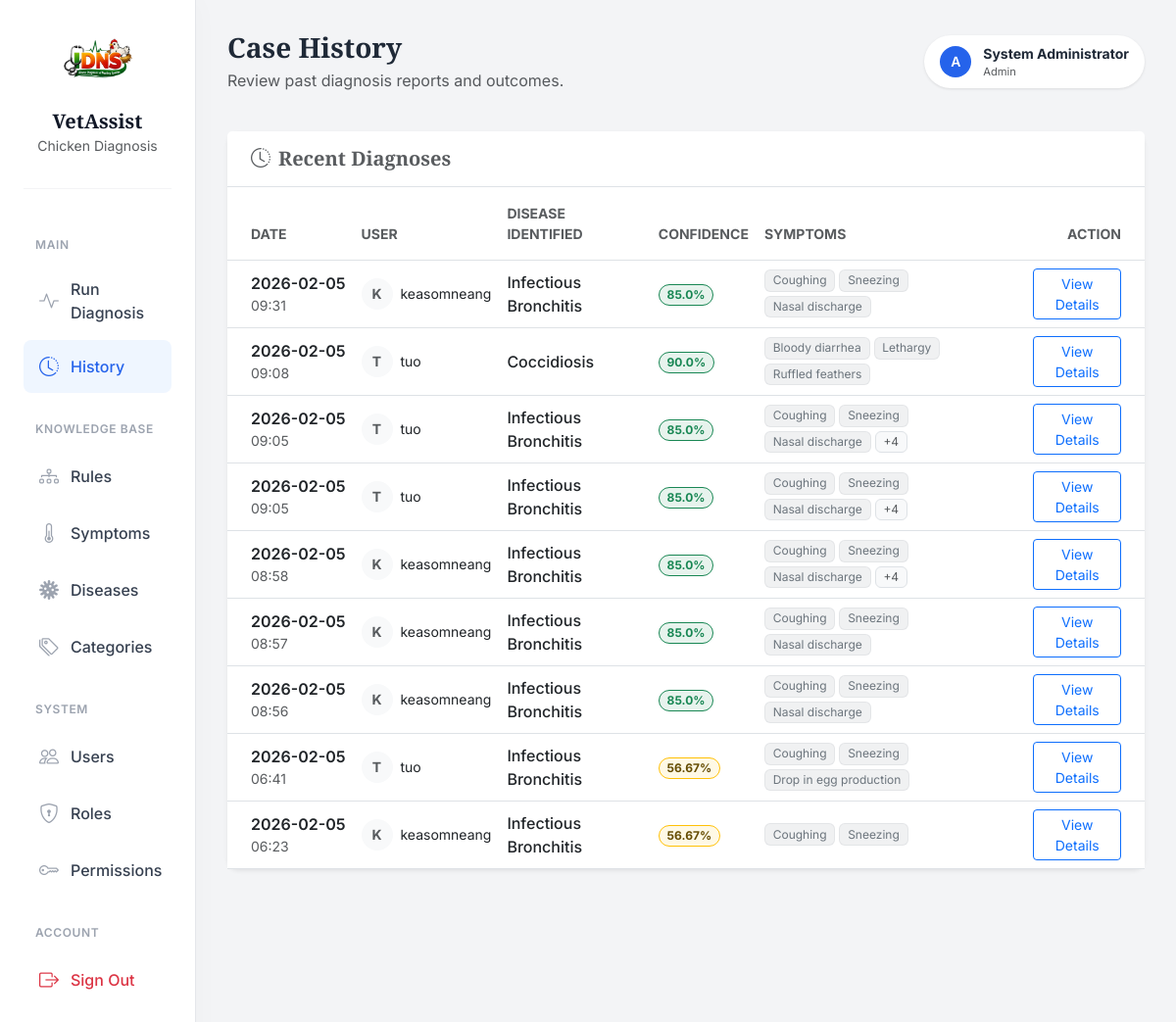
Before: /expert-system/cases (signed in) with the older database file.
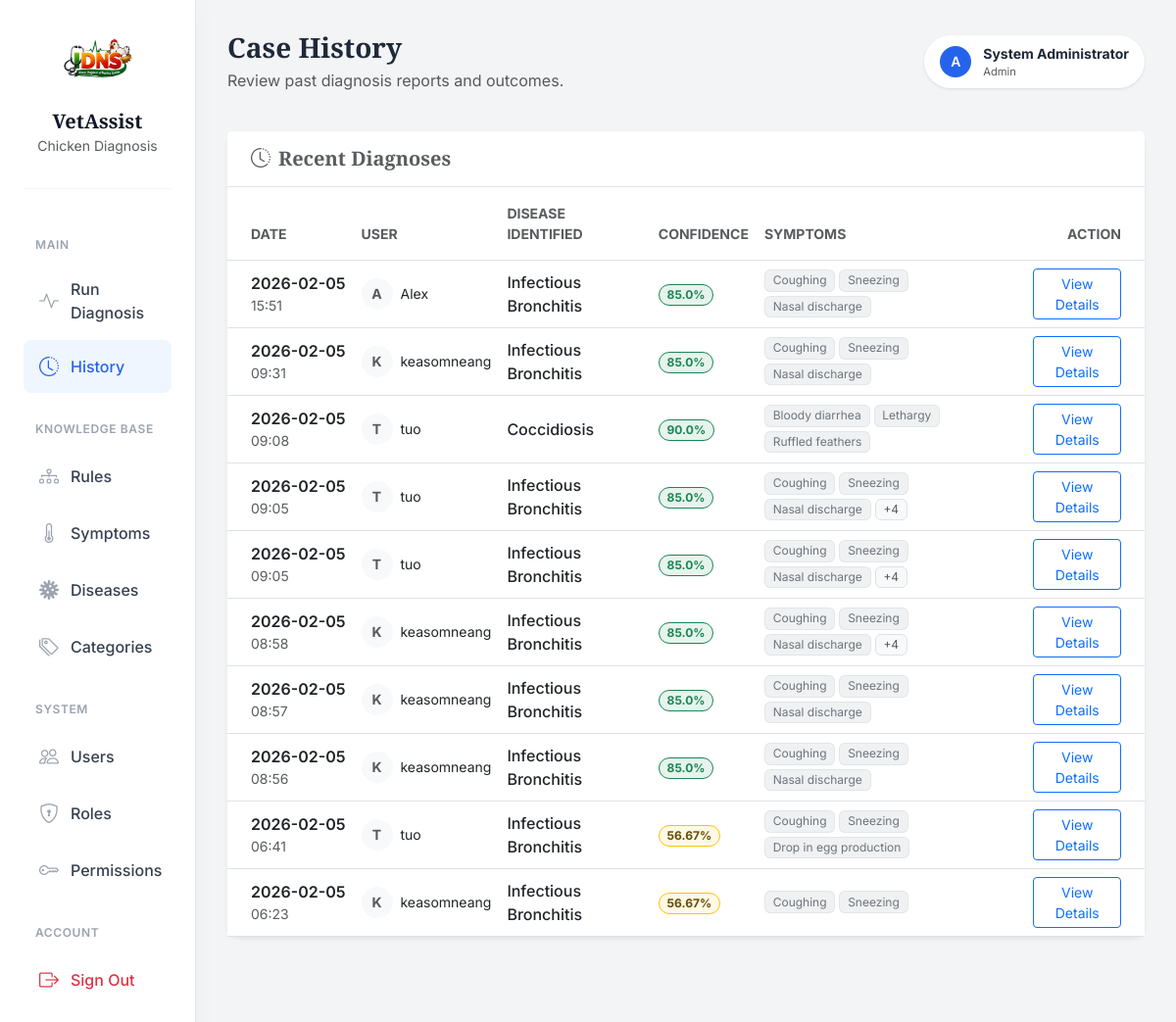
After: the same page with the newer database file.
### app/models/user.py (models this page shows, shortened)
class UserTable(UserMixin, db.Model):
    __tablename__ = "tbl_users"
    id = db.Column(db.Integer, db.Sequence('seq_users_id'), primary_key=True)
    username = db.Column(db.String(80), unique=True, nullable=False)
    email = db.Column(db.String(120), unique=True, nullable=False)
    full_name = db.Column(db.String(120), nullable=False)
    is_active = db.Column(db.Boolean, default=True, nullable=False)
    password_hash = db.Column(db.String(255), nullable=False)
    created_at = db.Column(db.DateTime, default=datetime.utcnow, nullable=False)
    updated_at = db.Column(db.DateTime, default=datetime.utcnow, onupdate=datetime.utcnow, nullable=False)
    roles = db.relationship("RoleTable", secondary=tbl_user_roles, back_populates="users")
    def has_role(self, role_name: str) -> bool:
        return any(role.name == role_name for role in self.roles)
    def get_permission_codes(self) -> set[str]:
        return {perm.code for role in self.roles for perm in role.permissions}
    def has_permission(self, permission_code: str) -> bool:
        return permission_code in self.get_permission_codes()

### app/models/role.py (models this page shows, shortened)
class RoleTable(db.Model):
    __tablename__= "tbl_roles"
    id = db.Column(db.Integer, db.Sequence('seq_roles_id'), primary_key=True)
    name = db.Column(db.String(80), unique=True, nullable=False)
    description = db.Column(db.String(255))
    created_at = db.Column(db.DateTime, default=datetime.utcnow, nullable=False)
    updated_at = db.Column(db.DateTime, default=datetime.utcnow, onupdate=datetime.utcnow, nullable=False)
    users = db.relationship("UserTable", secondary=tbl_user_roles,back_populates="roles" )
    permissions = db.relationship("PermissionTable", secondary=tbl_role_permissions, back_populates="roles")

### app/models/expert_system.py (models this page shows, shortened)
class Case(db.Model):
    __tablename__ = "tbl_cases"
    id = db.Column(db.Integer, db.Sequence('seq_cases_id'), primary_key=True)
    user_id = db.Column(db.Integer, db.ForeignKey("tbl_users.id"))
    disease_id = db.Column(db.Integer, db.ForeignKey("tbl_diseases.id"))
    confidence = db.Column(db.Float)
    created_at = db.Column(db.DateTime, default=datetime.utcnow, nullable=False)
    symptoms = db.relationship(
        "Symptom",
        secondary=tbl_cases_symptoms,
        back_populates="cases",
    )
    disease = db.relationship("Disease", back_populates="cases")
    user = db.relationship("UserTable")

class Disease(db.Model):
    __tablename__ = "tbl_diseases"
    id = db.Column(db.Integer, db.Sequence('seq_diseases_id'), primary_key=True)
    name = db.Column(db.String(120), unique=True, nullable=False)
    description = db.Column(db.String(255), nullable=False)
    treatment = db.Column(db.String(255), nullable=False)
    category_id = db.Column(db.Integer, db.ForeignKey("tbl_categories.id"))
    created_at = db.Column(db.DateTime, default=datetime.utcnow, nullable=False)
    category = db.relationship("Category", back_populates="diseases")
    rules = db.relationship("Rule", back_populates="disease", cascade="all, delete-orphan")
    cases = db.relationship("Case", back_populates="disease")

class Symptom(db.Model):
    __tablename__ = "tbl_symptoms"
    id = db.Column(db.Integer, db.Sequence('seq_symptoms_id'), primary_key=True)
    name = db.Column(db.String(120), unique=True, nullable=False)
    description = db.Column(db.String(255))
    created_at = db.Column(db.DateTime, default=datetime.utcnow, nullable=False)
    cases = db.relationship(
        "Case",
        secondary=tbl_cases_symptoms,
        back_populates="symptoms",
    )
    rules = db.relationship(
        "Rule",
        secondary=tbl_rules_symptoms,
        back_populates="symptoms",
    )

### app/routes/expert_system.py (the view)
@expert_system_bp.route("/cases")
@login_required
@require_permission("view_cases")
def cases_index():
    if current_user.has_role("Admin") or current_user.has_role("Doctor"):
        cases = CaseService.get_all()
    else:
        cases = CaseService.get_by_user(current_user.id)
    return render_template("expert_system/cases/index.html", cases=cases)

### app/templates/expert_system/cases/index.html (shortened to what this page needs)
{% extends "layouts/base.html" %}
{% block page_title %}Case History{% endblock %}
{% block page_subtitle %}Review past diagnosis reports and outcomes.{% endblock %}
{% block content %}
<div class="card border-0 shadow-sm">
    <div class="card-header bg-white py-3 border-bottom">
        <div class="d-flex justify-content-between align-items-center">
            <h5 class="mb-0 fw-bold text-muted">
                <i class="bi bi-clock-history me-2"></i>Recent Diagnoses
            </h5>
        </div>
    </div>
    <div class="table-responsive">
        <table class="table table-hover align-middle mb-0">
            <thead class="bg-light">
                <tr>
                    <th class="ps-4 py-3 text-uppercase small fw-bold text-muted">Date</th>
                    {% if current_user.has_role('Admin') or current_user.has_role('Doctor') %}
                    <th class="py-3 text-uppercase small fw-bold text-muted">User</th>
                    {% endif %}
                    <th class="py-3 text-uppercase small fw-bold text-muted">Disease Identified</th>
                    <th class="py-3 text-uppercase small fw-bold text-muted">Confidence</th>
                    <th class="py-3 text-uppercase small fw-bold text-muted">Symptoms</th>
                    <th class="pe-4 py-3 text-end text-uppercase small fw-bold text-muted">Action</th>
                </tr>
            </thead>
            <tbody>
                {% for case in cases %}
                <tr>
                    <td class="ps-4 text-nowrap">
                        <div class="fw-semibold">{{ case.created_at.strftime('%Y-%m-%d') }}</div>
                        <div class="small text-muted">{{ case.created_at.strftime('%H:%M') }}</div>
                    </td>
                    {% if current_user.has_role('Admin') or current_user.has_role('Doctor') %}
                    <td>
                        <div class="d-flex align-items-center">
                            <div class="bg-light rounded-circle d-flex align-items-center justify-content-center me-2" style="width: 32px; height: 32px;">
                                <span class="small fw-bold text-muted">{{ case.user.username[0]|upper if case.user else '?' }}</span>
                            </div>
                            <span class="small">{{ case.user.username if case.user else 'Unknown' }}</span>
                        </div>
                    </td>
                    {% endif %}
                    <td>
                        {% if case.disease %}
                            <span class="fw-medium text-dark">{{ case.disease.name }}</span>
                        {% else %}
                            <span class="text-muted fst-italic">Unknown</span>
                        {% endif %}
                    </td>
                    <td>
                        {% if case.confidence is not none %}
                            <span class="badge rounded-pill {% if case.confidence > 80 %}bg-success{% elif case.confidence > 50 %}bg-warning text-dark{% else %}bg-danger{% endif %} bg-opacity-10 border {% if case.confidence > 80 %}border-success text-success{% elif case.confidence > 50 %}border-warning text-warning-emphasis{% else %}border-danger text-danger{% endif %}">
                                {{ case.confidence }}%
                            </span>
                        {% else %}
                            <span class="text-muted">-</span>
                        {% endif %}
                    </td>
                    <td>
                        <div class="d-flex flex-wrap gap-1" style="max-width: 300px;">
                            {% for s in case.symptoms[:3] %}
                            <span class="badge bg-secondary bg-opacity-10 text-secondary border border-secondary border-opacity-10 fw-normal">{{ s.name }}</span>
                            {% endfor %}
                            {% if case.symptoms|length > 3 %}
                            <span class="badge bg-light text-muted border fw-normal">+{{ case.symptoms|length - 3 }}</span>
                            {% endif %}
                        </div>
                    </td>
                    <td class="pe-4 text-end">
                        <a href="{{ url_for('expert_system.cases_detail', case_id=case.id) }}" class="btn btn-sm btn-outline-primary">
                            View Details
                        </a>
                    </td>
                </tr>
                {% endfor %}
            </tbody>
        </table>
    </div>
</div>
{% endblock %}

### app/templates/layouts/base.html (shortened to what this page needs)
<!DOCTYPE html>
<html lang="en">
<head>
    <link href="https://cdn.jsdelivr.net/npm/bootstrap@5.3.0/dist/css/bootstrap.min.css" rel="stylesheet">
    <link rel="stylesheet" href="https://cdn.jsdelivr.net/npm/bootstrap-icons@1.11.3/font/bootstrap-icons.min.css">
</head>
<body>
    <div class="container-fluid">
        <div class="row">
            {% block sidebar %}
            <nav class="col-md-3 col-lg-2 d-md-block sidebar collapse" id="sidebarMenu">
                <div class="brand-section">
                    <img src="{{ url_for('static', filename='images/logo1.png') }}" alt="VetAssist Logo" class="brand-logo">
                    <h5 class="brand-font fw-bold mb-0">VetAssist</h5>
                    <small class="text-muted">Chicken Diagnosis</small>
                </div>
                <div class="position-sticky pt-2">
                    {% if current_user.is_authenticated %}
                        <div class="nav-section-label">Main</div>
                        <ul class="nav flex-column">
                            <li class="nav-item">
                                <a class="nav-link {% if 'expert_system.diagnose' in request.endpoint %}active{% endif %}" href="{{ url_for('expert_system.diagnose') }}">
                                    <i class="bi bi-activity"></i>
                                    Run Diagnosis
                                </a>
                            </li>
                            <li class="nav-item">
                                <a class="nav-link {% if 'expert_system.cases' in request.endpoint %}active{% endif %}" href="{{ url_for('expert_system.cases_index') }}">
                                    <i class="bi bi-clock-history"></i> History
                                </a>
                            </li>
                        </ul>
                        {% if current_user.has_role('Admin') or current_user.has_role('Doctor') %}
                        <div class="nav-section-label">Knowledge Base</div>
                        <ul class="nav flex-column">
                            <li class="nav-item">
                                <a class="nav-link {% if 'expert_system.rules' in request.endpoint %}active{% endif %}" href="{{ url_for('expert_system.rules_index') }}">
                                    <i class="bi bi-diagram-3"></i> Rules
                                </a>
                            </li>
                            <li class="nav-item">
                                <a class="nav-link {% if 'expert_system.symptoms' in request.endpoint %}active{% endif %}" href="{{ url_for('expert_system.symptoms_index') }}">
                                    <i class="bi bi-thermometer-half"></i> Symptoms
                                </a>
                            </li>
                            <li class="nav-item">
                                <a class="nav-link {% if 'expert_system.diseases' in request.endpoint %}active{% endif %}" href="{{ url_for('expert_system.diseases_index') }}">
                                    <i class="bi bi-virus"></i> Diseases
                                </a>
                            </li>
                            <li class="nav-item">
                                <a class="nav-link {% if 'expert_system.categories' in request.endpoint %}active{% endif %}" href="{{ url_for('expert_system.categories_index') }}">
                                    <i class="bi bi-tags"></i> Categories
                                </a>
                            </li>
                        </ul>
                        {% endif %}
                        {% if current_user.has_role('Admin') %}
                        <div class="nav-section-label">System</div>
                        <ul class="nav flex-column">
                            <li class="nav-item">
                                <a class="nav-link {% if 'tbl_users' in request.endpoint %}active{% endif %}" href="{{ url_for('tbl_users.index') }}">
                                    <i class="bi bi-people"></i> Users
                                </a>
                            </li>
                            <li class="nav-item">
                                <a class="nav-link {% if 'tbl_roles' in request.endpoint %}active{% endif %}" href="{{ url_for('tbl_roles.index') }}">
                                    <i class="bi bi-shield-lock"></i> Roles
                                </a>
                            </li>
                            <li class="nav-item">
                                <a class="nav-link {% if 'tbl_permissions' in request.endpoint %}active{% endif %}" href="{{ url_for('tbl_permissions.index') }}">
                                    <i class="bi bi-key"></i> Permissions
                                </a>
                            </li>
                        </ul>
                        {% endif %}
                        <div class="nav-section-label">Account</div>
                        <ul class="nav flex-column mb-4">
                            <li class="nav-item">
                                <a class="nav-link text-danger" href="{{ url_for('auth.logout') }}">
                                    <i class="bi bi-box-arrow-right text-danger"></i> Sign Out
                                </a>
                            </li>
                        </ul>
                    {% endif %}
                </div>
            </nav>
            {% endblock %}
            <main class="{% block main_class %}col-md-9 ms-sm-auto col-lg-10{% endblock %} content-wrapper">
                <div class="page-header">
                    <div>
                        <h2 class="h3 fw-bold mb-1">{% block page_title %}{% endblock %}</h2>
                        <p class="text-muted mb-0">{% block page_subtitle %}{% endblock %}</p>
                    </div>
                    {% if current_user.is_authenticated %}
                    <div class="user-profile">
                        <div class="user-avatar">
                            {{ current_user.username[0] | upper }}
                        </div>
                        <div class="d-none d-sm-block">
                            <div class="fw-bold small">{{ current_user.full_name }}</div>
                            <div class="text-muted" style="font-size: 0.7rem;">{{ current_user.roles[0].name if current_user.roles else 'User' }}</div>
                        </div>
                    </div>
                    {% endif %}
                </div>
                {% block content %}{% endblock %}
            </main>
        </div>
    </div>
</body>
</html>

Changed rows visible on the page:
added Case: created_at "2026-02-05", created_at "15:51", user "A", user "Alex", disease.name "Infectious Bronchitis", confidence "85.0", Symptom (name "Coughing"), Symptom (name "Sneezing"), Symptom (name "Nasal discharge")
